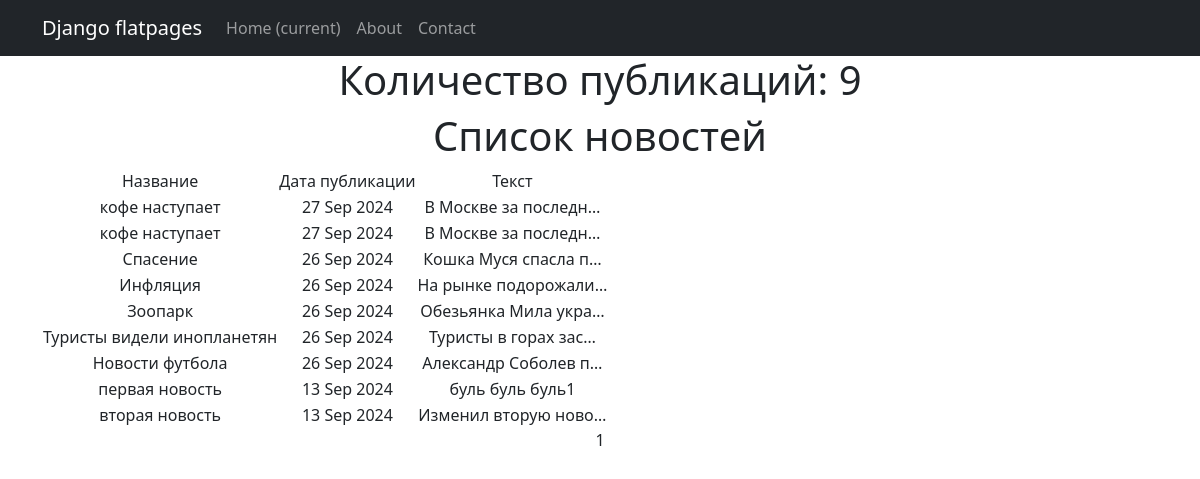
The app's page /post/, older data.
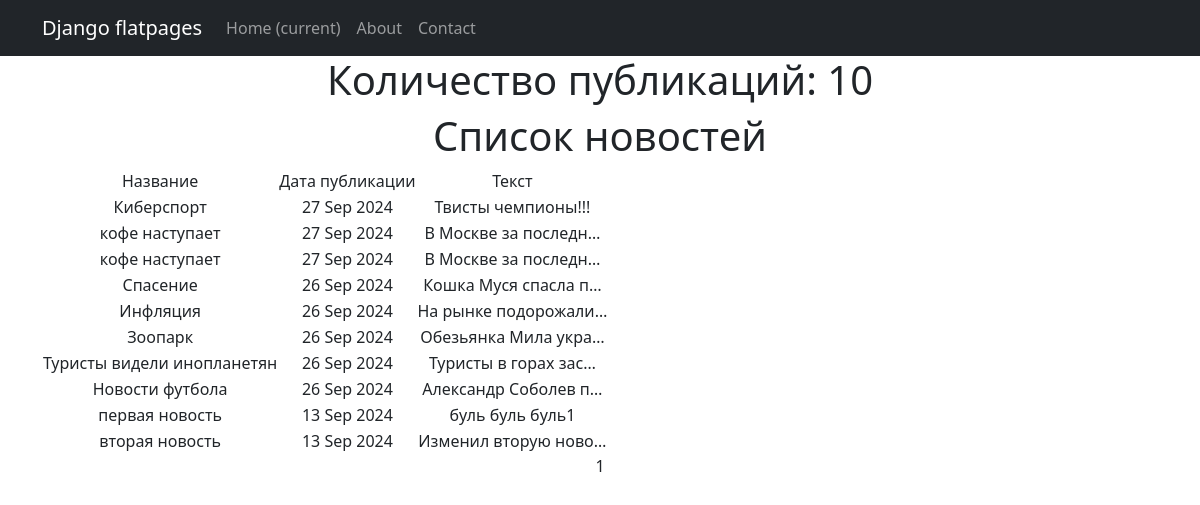
The same page, newer data.
### news/models.py (models this page shows, shortened)
class Post(models.Model):
    article = 'AR'
    news = 'NE'
    POSITIONS = [
        (article, 'Статья'),
        (news, 'Новость')
    ]
    author = models.ForeignKey(Author, on_delete=models.CASCADE)
    post_type = models.CharField(max_length=2, choices=POSITIONS, default=news)
    time_post = models.DateTimeField(auto_now_add=True)
    category = models.ManyToManyField(Category, through='PostCategory')
    title = models.CharField(max_length=255)
    text = models.TextField()
    rating = models.IntegerField(default=0)

### news/views.py (the view)
# urls.py: path('', PostsList.as_view(), name='post_list'),
class PostsList(ListView):
    model = Post
    ordering = '-time_post'
    context_object_name = 'posts'
    paginate_by = 10
    def get_queryset(self):
        queryset = super().get_queryset()
        self.filterset = PostFilter(self.request.GET, queryset)
        return self.filterset.qs
    def get_context_data(self, **kwargs):
        context = super().get_context_data(**kwargs)
        context['filterset'] = self.filterset
        return context
    def get_template_names(self):
        if self.request.path == '/post/search/':
            return 'flatpages/post_search.html'
        return 'flatpages/posts.html'

### templates/flatpages/posts.html (shortened to what this page needs)
{% extends 'flatpages/default.html' %}
{% load custom_filters %}
{% block content %}
    <h1>Количество публикаций: {{ posts|length }} </h1>
    <h1>Список новостей</h1>
        {% if posts %}
        <table>
            <tr>
                <td>Название</td>
                <td>Дата публикации</td>
                <td>Текст</td>
            </tr>
            {% for post in posts %}
            <tr>
                <td>{{ post.title }}</td>
                <td>{{ post.time_post|date:'d M Y' }}</td>
                <td>{{ post.text|truncatechars:20 }}</td>
            </tr>
            {% endfor %}
        </table>
        {% else %}
        <h2>Новостей нет! =( </h2>
        {% endif %}
   {{ page_obj.number }}
{% endblock content %}

### templates/flatpages/default.html (shortened to what this page needs)
<!DOCTYPE html>
<html lang="en">
<head>
    {% load static %}
    <link href="{% static 'css/styles.css' %}" rel="stylesheet"/>
</head>
<body>
<nav class="navbar navbar-expand-lg navbar-dark bg-dark static-top">
   <div class="container">
       <a class="navbar-brand" href="#">Django flatpages</a>
       <div class="collapse navbar-collapse" id="navbarResponsive">
           <ul class="navbar-nav ml-auto">
               <li class="nav-item active">
                   <a class="nav-link" href="#">Home
                       <span class="sr-only">(current)</span>
                   </a>
               </li>
               <li class="nav-item">
                   <a class="nav-link" href="/about/">About</a>
               </li>
               <li class="nav-item">
                   <a class="nav-link" href="/contacts/">Contact</a>
               </li>
           </ul>
       </div>
   </div>
</nav>
<div class="container">
    <div class="row">
        <div class="col-lg-12 text-center">
            {% block content %}
            {% endblock content %}
        </div>
    </div>
</div>
</body>
</html>

Row changes from the older to the newer data that the page shows:
added Post: title "Киберспорт", time_post "27 Sep 2024", text "Твисты чемпионы!!!"
Text that changed along with them:
{{ posts|length }}: "9" → "10"
